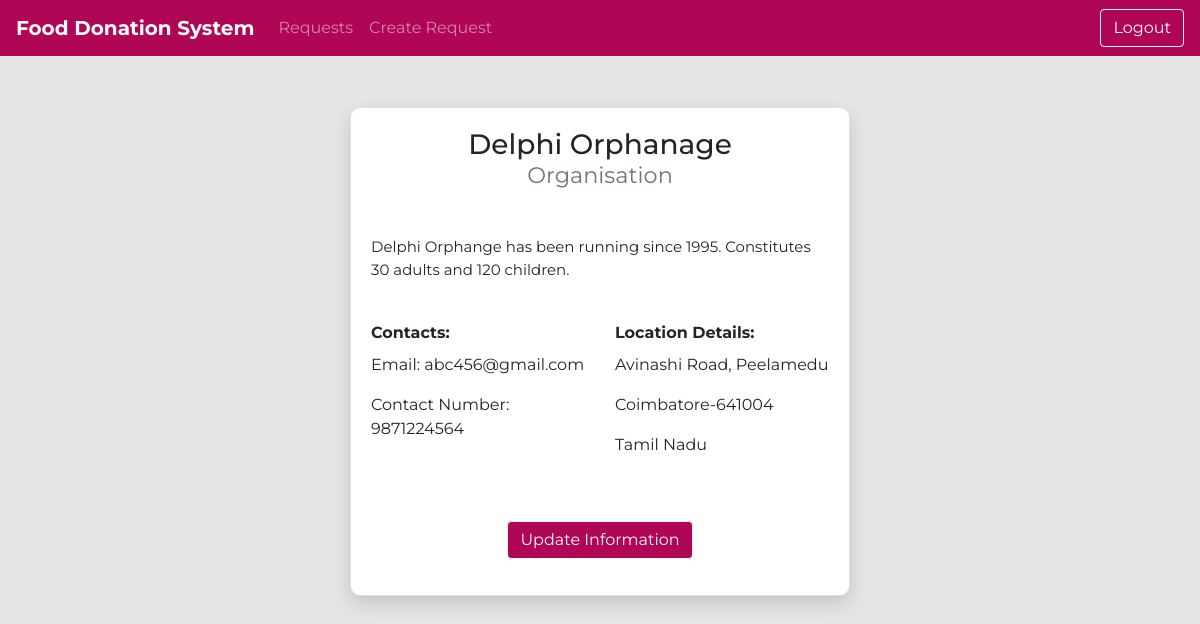
/home.php (signed in), run on the app's committed database.
### tables this page shows
CREATE TABLE `signup` (
  `Email` varchar(30) NOT NULL,
  `Password` varchar(60) NOT NULL,
  `Role` varchar(20) NOT NULL,
  `Name` varchar(60) NOT NULL,
  `Contact` varchar(20) NOT NULL,
  `About` varchar(500) NOT NULL,
  `Address` varchar(200) NOT NULL,
  `City` varchar(20) NOT NULL,
  `Pincode` varchar(10) NOT NULL,
  `State` varchar(20) NOT NULL,
  `token` longtext NOT NULL
);

### home.php (the view, shortened to what this page needs)
<?php
    include "dbconnection.php";
        ?>
<!DOCTYPE html>
<html lang="en">
<head>
    <link href="https://maxcdn.bootstrapcdn.com/bootstrap/4.0.0/css/bootstrap.min.css"
 rel="stylesheet" >
</head>
<body>
    <nav class="navbar navbar-expand-sm navbar-dark bg-dark">
        <a href="#" class="navbar-brand">Food Donation System</a>
        <?php
         if($_SESSION['ROLE'] == "Restaurant"){
        ?>
        <div class="collapse navbar-collapse" id="navbarMenu">
            <ul class="navbar-nav">
                <li class="nav-item">
                    <a href="requests.php" class="nav-link">Requests</a>
                </li>
                <li class="nav-item">
                    <a href="acceptedrequests.php" class="nav-link">Accepted Requests</a>
                </li>
            </ul>
        </div>
        <?php
         }
         elseif($_SESSION['ROLE'] == "Organisation"){
        ?>
        <div class="collapse navbar-collapse" id="navbarMenu">
            <ul class="navbar-nav">
                <li class="nav-item">
                    <a href="mrequests.php" class="nav-link">Requests</a>
                </li>
                <li class="nav-item">
                    <a href="createrequests.php" class="nav-link">Create Request</a>
                </li>
            </ul>
        </div>
          <?php
          }
          ?>
          <?php
          if($_SESSION['ROLE'] == "Caterer"){
           ?>
           <button class="btn btn-outline-light my-2 my-sm-0" onclick="window.location='setinactive.php?email=<?php echo $_SESSION['EMAIL'] ?>'" name="logout" type="Logout">Logout</button>
           <?php
          }else{
          ?>
        <button class="btn btn-outline-light my-2 my-sm-0" onclick="window.location='SignIn.php'" name="logout" type="Logout">Logout</button>
        <?php
          }
          ?>
    </nav>
    <div class="container">
        <div class="row">
            <div class="col-md-12">
            </div>
        </div>
    </div>
    <?php
     $Email = $_SESSION['EMAIL'];
     $query = "select * from signup ";
     $query .= "where Email='$Email'";
     $result = mysqli_query($connection, $query);
    while($row=$result->fetch_assoc()){
         $role = $_SESSION['ROLE'];
         $name = $row['Name'];
         $about = $row['About'];
         $contact = $row['Contact'];
         $address = $row['Address'];
         $city = $row['City'];
         $pincode = $row['Pincode'];
         $state = $row['State'];
    }
    ?>
    <div class="page-wrapper bg-gra-02 p-t-130 p-b-100 ">
        <div class="wrapper wrapper--w680">
            <div class="card card-4">
                <div class="card-body">
                    <h3 class="title text-center" id="heading-k"><?php echo $name; ?><br><p class="text-muted mb-0 small"><?php echo $role; ?></p></h3> <br>
                        <div class="form-group">
                        <div class="row pt-3">
                            <div class="col">
                                <label for="name">
                                        <p id="about"><?php echo $about; ?></p>
                                    </label>
                            </div>
                        </div>
                        <div class="row pt-3">
                            <div class="col">
                                <label for="name"><b>
                                        <h7> Contacts:</h7>
                                    </b></label>
                                     <p><?php echo "Email: ".$Email; ?></p>
                                     <p><?php echo "Contact Number: ".$contact; ?></p>
                            </div>
                            <div class="col">
                                <label for="pass"><b>
                                        <h7>Location Details:</h7>
                                    </b></label>
                                    <p><?php echo $address; ?></p>
                                     <p><?php echo $city."-".$pincode; ?></p>
                                     <p><?php echo $state; ?></p>
                            </div>
                        </div>
                       <br>
                        <br>
                         <center>
                        <button id="update" class="btn btn-outline-light my-2 my-sm-0" data-toggle="modal" data-target="#exampleModal">Update Information</button>
                        </center>
                </div>
            </div>
        </div>
    </div>
</body>
</html>

### home.php (style rules this page uses)
body { font-family: montserrat, arial, verdana; background: rgb(230,230,230) !important; }
.navbar { background-color:rgb(175, 6, 85) !important; }
.navbar-brand { font-weight: bold !important; }
.card-4 { background: white !important; ; -webkit-border-radius: 10px; -moz-border-radius: 10px; border-radius: 10px; -webkit-box-shadow: 0px 8px 20px 0px rgba(0, 0, 0, 0.15); -moz-box-shadow: 0px 8px 20px 0px rgba(0, 0, 0, 0.15); box-shadow: 0px 8px 20px 0px rgba(0, 0, 0, 0.15); }
.p-t-130 { padding-top: 50px; }
.p-b-100 { padding-bottom: 300px; }
.page-wrapper { min-height: 50vh; }
.wrapper { margin: 0 auto; }
.wrapper--w680 { max-width: 500px; }
* { margin: 0; padding: 0; }
html { height: 100%; }
#about { font-size:15px; }
#update { background-color:rgb(175, 6, 85) !important; }

### data on the page
signup: Name "Delphi Orphanage", About "Delphi Orphange has been running since 1995. Constitutes 30 adults and 120 children.", Contact "9871224564", Address "Avinashi Road, Peelamedu", City "Coimbatore", Pincode "641004", State "Tamil Nadu"

### other printed values
$role "Organisation"
$Email "abc456@gmail.com"
